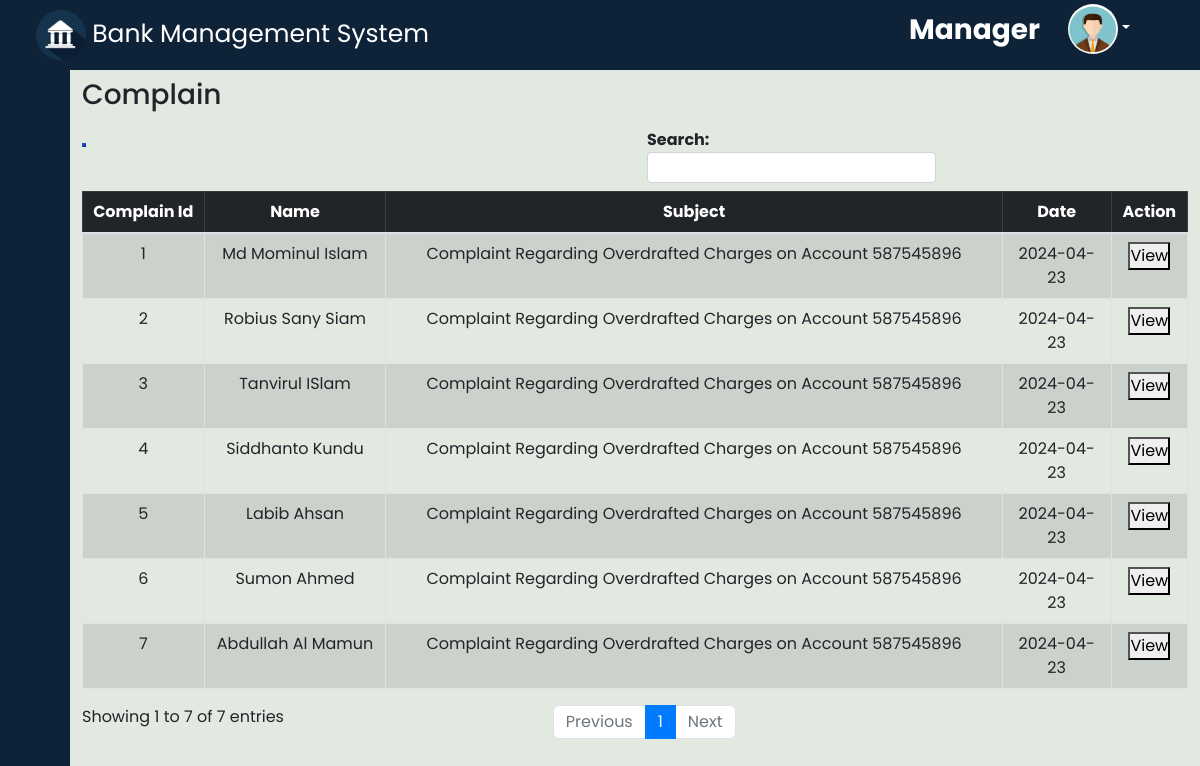
Page /manager/complain.php (signed in) on the committed database.
### tables this page shows
CREATE TABLE `complain` (
  `complain_id` int(11) NOT NULL,
  `account_no` int(11) NOT NULL,
  `name` text NOT NULL,
  `email` text NOT NULL,
  `subject` text NOT NULL,
  `details` text NOT NULL,
  `replay` text NOT NULL,
  `date` date NOT NULL
);

### manager/complain.php (the view, shortened to what this page needs)
<!DOCTYPE html>
<html lang="en">
<head>
    <link rel="stylesheet" href="https://cdnjs.cloudflare.com/ajax/libs/font-awesome/6.5.1/css/all.min.css" />
    <link rel="stylesheet" href="../dist/css/adminlte.min.css">
</head>
<?php
include "../database.php";
$transfer = mysqli_query($con, "SELECT * from complain
                                order by complain_id desc");
?>
<body>
    <div>
        <?php include "manager_header.php" ?>
    </div>
    <div class="d-flex">
        <div>
            <?php include "manager_sidebar.php" ?>
        </div>
        <div class="main">
            <div class="cnt">
                <div class="container">
                    <h3 class="mt-2 mb-3">Complain</h3>
                    <table id="export" class="table table-hover table-bordered table-striped text-center">
                        <thead>
                            <tr class="table-dark">
                                <th>Complain Id</th>
                                <th>Name</th>
                                <th>Subject</th>
                                <th>Date</th>
                                <th>Action</th>
                            </tr>
                        </thead>
                        <tbody>
                            <?php
                            while ($row = mysqli_fetch_assoc($transfer)) {
                            ?>
                                <tr>
                                    <td><?php echo $row['complain_id'] ?></td>
                                    <td><?php echo $row['name'] ?></td>
                                    <td><?php echo $row['subject'] ?></td>
                                    <td><?php echo $row['date'] ?></td>
                                    <td>
                                        <a href="view_complain.php?complain_id=<?php echo $row['complain_id']?>"><button>View</button></a>
                                    </td>
                                </tr>
                            <?php } ?>
                    </table>
                </div>
            </div>
        </div>
    </div>
</body>
</html>

### manager/complain.php (style rules this page uses)
.main { background-color: #e1e9e1; display: flex; justify-content: center; }
.cnt { width: 100%; }

### manager/manager_header.php (style rules this page uses)
* { margin: 0; padding: 0; box-sizing: border-box; font-family: 'Poppins', sans-serif; }

### manager/manager_sidebar.php (style rules this page uses)
a { text-decoration: none; }
body { font-family: 'Poppins', sans-serif; }
.main { height: 100vh; overflow: scroll; width: 100%; }

### rows in the picture
complain: complain_id "7", name "Abdullah Al Mamun", subject "Complaint Regarding Overdrafted Charges on Account 587545896", date "2024-04-23"
complain: complain_id "6", name "Sumon Ahmed", subject "Complaint Regarding Overdrafted Charges on Account 587545896", date "2024-04-23"
complain: complain_id "5", name "Labib Ahsan", subject "Complaint Regarding Overdrafted Charges on Account 587545896", date "2024-04-23"
complain: complain_id "4", name "Siddhanto Kundu", subject "Complaint Regarding Overdrafted Charges on Account 587545896", date "2024-04-23"
complain: complain_id "3", name "Tanvirul ISlam", subject "Complaint Regarding Overdrafted Charges on Account 587545896", date "2024-04-23"
complain: complain_id "2", name "Robius Sany Siam", subject "Complaint Regarding Overdrafted Charges on Account 587545896", date "2024-04-23"
complain: complain_id "1", name "Md Mominul Islam", subject "Complaint Regarding Overdrafted Charges on Account 587545896", date "2024-04-23"
